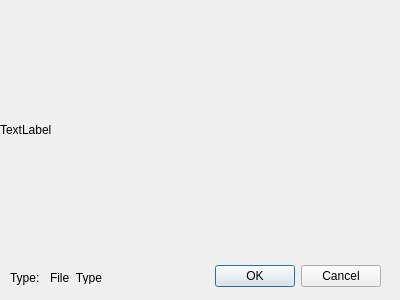
<?xml version="1.0" encoding="UTF-8"?>
<ui version="4.0">
 <class>Dialog</class>
 <widget class="QDialog" name="Dialog">
  <property name="geometry">
   <rect>
    <x>0</x>
    <y>0</y>
    <width>400</width>
    <height>300</height>
   </rect>
  </property>
  <property name="windowTitle">
   <string>Dialog</string>
  </property>
  <property name="windowIcon">
   <iconset>
    <normaloff>python.ico</normaloff>python.ico</iconset>
  </property>
  <widget class="QDialogButtonBox" name="buttonBox">
   <property name="geometry">
    <rect>
     <x>40</x>
     <y>260</y>
     <width>341</width>
     <height>32</height>
    </rect>
   </property>
   <property name="orientation">
    <enum>Qt::Horizontal</enum>
   </property>
   <property name="standardButtons">
    <set>QDialogButtonBox::Cancel|QDialogButtonBox::Ok</set>
   </property>
  </widget>
  <widget class="QLabel" name="label">
   <property name="geometry">
    <rect>
     <x>10</x>
     <y>270</y>
     <width>41</width>
     <height>16</height>
    </rect>
   </property>
   <property name="text">
    <string>Type:</string>
   </property>
  </widget>
  <widget class="QLabel" name="lblTypes">
   <property name="geometry">
    <rect>
     <x>50</x>
     <y>272</y>
     <width>56</width>
     <height>12</height>
    </rect>
   </property>
   <property name="text">
    <string>File_Type</string>
   </property>
  </widget>
  <widget class="QLabel" name="picChecking">
   <property name="geometry">
    <rect>
     <x>0</x>
     <y>0</y>
     <width>399</width>
     <height>259</height>
    </rect>
   </property>
   <property name="text">
    <string>TextLabel</string>
   </property>
  </widget>
 </widget>
 <resources/>
 <connections>
  <connection>
   <sender>buttonBox</sender>
   <signal>accepted()</signal>
   <receiver>Dialog</receiver>
   <slot>accept()</slot>
   <hints>
    <hint type="sourcelabel">
     <x>258</x>
     <y>274</y>
    </hint>
    <hint type="destinationlabel">
     <x>157</x>
     <y>274</y>
    </hint>
   </hints>
  </connection>
  <connection>
   <sender>buttonBox</sender>
   <signal>rejected()</signal>
   <receiver>Dialog</receiver>
   <slot>reject()</slot>
   <hints>
    <hint type="sourcelabel">
     <x>316</x>
     <y>260</y>
    </hint>
    <hint type="destinationlabel">
     <x>286</x>
     <y>274</y>
    </hint>
   </hints>
  </connection>
 </connections>
</ui>
